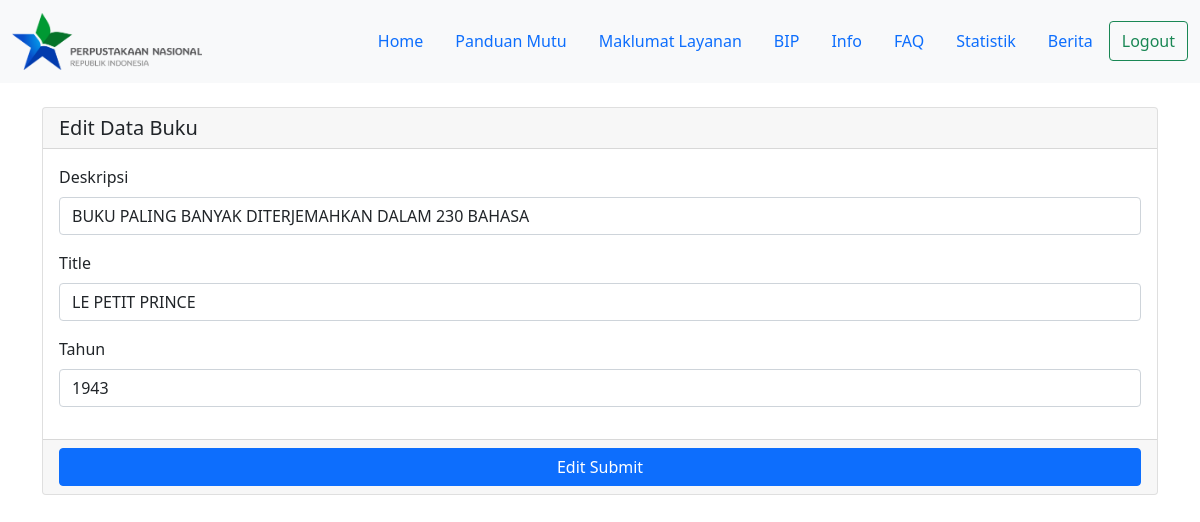
/edit.php?id_buku=1, run on the app's committed database.
### tables this page shows
CREATE TABLE `data_buku` (
  `id_buku` int(11) NOT NULL,
  `title` varchar(100) NOT NULL,
  `deskripsi` varchar(500) NOT NULL,
  `tahun` int(20) NOT NULL
);

### edit.php (the view, shortened to what this page needs)
<?php
    include "koneksi.php";
    $id = $_GET['id_buku'];
    $hasil = mysqli_query($koneksi, "SELECT * FROM data_buku WHERE id_buku='$id'");
    while($row = mysqli_fetch_array($hasil)){
?>
<!DOCTYPE html>
<html lang="en">
<head>
    <link rel="stylesheet" href="css/bootstrap.min.css">
</head>
<body>
<nav class="navbar navbar-expand-lg navbar-light bg-light">
  <div class="container-fluid">
    <a class="navbar-brand" href="beranda.php"><img src="img/L.png" class="img-fluid" width="190px" height="auto" margin="auto"></a>
    <div class="nav justify-content-end" id="navbarNav">
    <ul class="nav justify-content-end">
        <li class="nav-item">
          <a class="nav-link " href="beranda.php">Home</a>
        </li>
        <li class="nav-item">
          <a class="nav-link" href="#">Panduan Mutu</a>
        </li>
        <li class="nav-item">
          <a class="nav-link" href="#">Maklumat Layanan</a>
        </li>
        <li class="nav-item">
          <a class="nav-link" href="BIP.php">BIP</a>
        </li>
        <li class="nav-item">
          <a class="nav-link" href="beranda.php#info-isbn">Info</a>
          <li class="nav-item">
          <a class="nav-link" href="#">FAQ</a>
        </li>
        <li class="nav-item">
          <a class="nav-link" href="#">Statistik</a>
        </li>
        <li class="nav-item">
          <a class="nav-link" href="#">Berita</a>
        </li>
        </li>
      </ul>
                <form class="d-flex" action="logout.php">
                    <button class="btn btn-outline-success" type="submit">Logout</button>
                </form>
            </div>
        </div>
    </nav>
    <div class="container">
        <div class="card mt-4">
            <h5 class="card-header">Edit Data Buku</h5>
            <div class="card-body">
            <form action="update.php" method="post">
                <div class="mb-3">
                    <label for="formGroupExampleInput" class="form-label">Deskripsi</label>
                    <input type="text" name="deskripsi" class="form-control" id="formGroupExampleInput" value="<?php echo $row['deskripsi']; ?>" >
                </div>
                <div class="mb-3">
                    <label for="formGroupExampleInput2" class="form-label">Title</label>
                    <input type="text" name="title" class="form-control" id="formGroupExampleInput2" value="<?php echo $row['title']; ?>" >
                </div>
                <div class="mb-3">
                    <label for="formGroupExampleInput2" class="form-label">Tahun</label>
                    <input type="text" name="tahun" class="form-control" id="formGroupExampleInput2" value="<?php echo $row['tahun']; ?>" >
                </div>
            </div>
                <div class="card-footer text-center d-grid gap-2">
                    <button type="submit" class="btn btn-primary">Edit Submit</button>
                </div>
        </div>
    </div>
    <?php } ?>
</body>
</html>

### data on the page
data_buku: deskripsi "BUKU PALING BANYAK DITERJEMAHKAN DALAM 230 BAHASA", title "LE PETIT PRINCE", tahun "1943"
